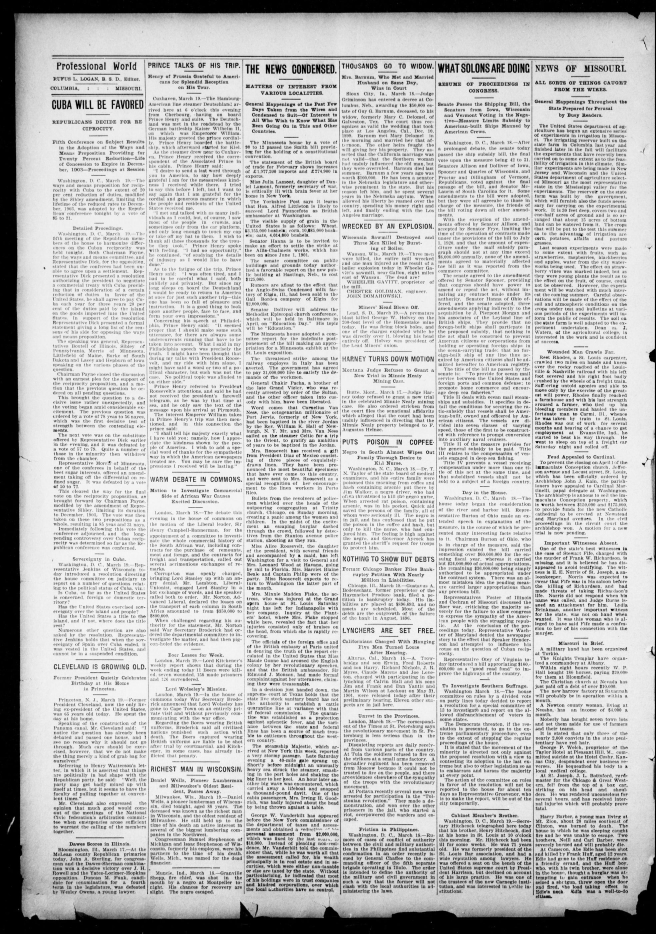
#> input picture prototypes/S07-slate-ink-contents/assets/src-1902-page.jpg, 1966 x 2800 px (shown at 1/3 size)
$ python -i shot-page.py   (imports and definitions only)
#> lines starting #> are read from the running program, lines starting #| are printed output that depends on the picture
#!/usr/bin/env python3
# -*- coding: utf-8 -*-
"""
shot-page.py — 截图切片 + 基础像素统计（只依赖 Pillow，无其它第三方库）

它只做三件事，全部围绕"证据"：
  1. 把无头 Chrome 的原始截图按目标视口**裁剪**成真实视口大小（去掉 Chrome 窗口多画的那 16/95 px）；
  2. 把整页长图**按视口高切片**成"第 N 屏"；
  3. 对每一屏算平均亮度、R/G/B 均值、出现最多的 3 个颜色及占比，并识别"整屏空白"这种静默失败。

输入 JSON 一律用 utf-8-sig 读：本机 PowerShell 5.1 的 Out-File/Set-Content -Encoding utf8 会写 BOM，
Node 的 JSON.parse 和 python 的 json.load(encoding='utf-8') 都会被那个 BOM 噎住。输出的 JSON 一律无 BOM。

用法示例：
  python shot-page.py --image raw.png --out .shot --prefix S14-1440 \
      --viewport 1440x900 --page-height 3712 --crop 1440x3712 \
      --full-name S14-1440-full.png --stats S14-1440-stats.json
  python shot-page.py --image rawwide.png --out .shot --prefix S14-1440-fold \
      --viewport 1440x900 --crop 1440x900 --fold-name S14-1440-fold.png --no-slice
  python shot-page.py --image full.png --out .shot --prefix X --viewport 1440x900 --stats-only
"""

import argparse
import json
import math
import os
import sys

try:
    from PIL import Image, ImageStat
except Exception as exc:  # 明确的原文报错，不吞
    sys.stderr.write("[shot-page] 无法导入 Pillow：%r\n" % (exc,))
    sys.stderr.write("[shot-page] python=%s\n" % sys.executable)
    raise

# Windows 上 Python 的 stdout 默认按本地代码页编码，中文经管道（Node/spawn）读出来是乱码。
# 强制 UTF-8，谁读都不会花。
# [5 lines not run here, left out]


# ----------------------------------------------------------------------------- 工具

# [29 lines left out: functions read_json_bom_tolerant, write_json_no_bom, parse_wh, not called in this run]


def hexof(rgb):
    return "#%02x%02x%02x" % (rgb[0], rgb[1], rgb[2])


# ----------------------------------------------------------------------------- 统计

def luminance_stats(rgb):
    """全图精确亮度统计（靠 PIL 的 C 级直方图，不做抽样）。"""
    hist = rgb.convert("L").histogram()
    total = sum(hist) or 1
    mean = sum(i * c for i, c in enumerate(hist)) / float(total)
    var = sum(((i - mean) ** 2) * c for i, c in enumerate(hist)) / float(total)
    near_white = sum(hist[248:]) / float(total)      # >=248 视为"近白"
    near_black = sum(hist[:6]) / float(total)
    return {
        "luminanceMean": round(mean, 3),
        "luminanceStdev": round(math.sqrt(var), 3),
        "nearWhiteShare": round(near_white, 6),
        "nearBlackShare": round(near_black, 6),
    }


def color_stats(rgb, max_samples=250000, min_step=1):
    """出现最多的 3 个颜色及占比。

    做法：先用 NEAREST 抽样（不会插值出原图没有的颜色），再精确计数。
    NEAREST 抽样对"主色占比"是无偏的；直接在全图上 getcolors 会吃掉几百 MB。
    """
    w, h = rgb.size
    px = max(1, w * h)
    step = max(min_step, int(math.ceil(math.sqrt(px / float(max_samples)))))
    sw, sh = max(1, w // step), max(1, h // step)
    small = rgb.resize((sw, sh), Image.Resampling.NEAREST)
    cols = small.getcolors(maxcolors=sw * sh) or []
    total = float(sw * sh) or 1.0
    cols.sort(key=lambda t: t[0], reverse=True)
    top = [{"rgb": [c[1][0], c[1][1], c[1][2]], "hex": hexof(c[1]),
            "count": c[0], "share": round(c[0] / total, 6)} for c in cols[:3]]
    return top, {"sampleStep": step, "sampledPixels": sw * sh, "uniqueSampled": len(cols)}


def stat_image(rgb, max_samples=250000, min_step=1):
    st = ImageStat.Stat(rgb)
    out = {
        "width": rgb.size[0],
        "height": rgb.size[1],
        "meanRgb": [round(v, 2) for v in st.mean[:3]],
        "rgbStdev": [round(v, 2) for v in st.stddev[:3]],
    }
    out.update(luminance_stats(rgb))
    top, meta = color_stats(rgb, max_samples=max_samples, min_step=min_step)
    out["top3"] = top
    out["dominant"] = top[0] if top else None
    out["sampling"] = meta
    # "整屏空白" = 亮度几乎无变化且几乎全白/全黑 —— 无头截图的典型静默失败
    out["blank"] = bool(out["luminanceStdev"] < 1.0 and
                        (out["nearWhiteShare"] > 0.995 or out["nearBlackShare"] > 0.995))
    out["uniform"] = bool(out["luminanceStdev"] < 1.0)
    return out


# [206 lines left out: functions file_bytes, main, not called in this run]


# [2 lines not run here, left out]

>>> from PIL import Image
>>> picture = Image.open('../S07-slate-ink-contents/assets/src-1902-page.jpg')
#> picture is the input picture: PIL image 1966x2800 L; min 0, max 255, mean 193.4
>>> result = stat_image(picture)
#> in stat_image, `out = { "width": rgb.size[0], "height": rgb.size[1], "meanRgb": [round..`: out = {'width': 1966, 'height': 2800, 'meanRgb': [193.4], 'rgbStdev': [68.87]}
#> in luminance_stats, `hist = rgb.convert("L").histogram()`: hist = 256 values, max 255735 at index 0, min 1367 at index 12, mean 21503.1
#> in luminance_stats, `total = sum(hist) or 1`: total = 5504800
#> in luminance_stats, `mean = sum(i * c for i, c in enumerate(hist)) / float(total)`: mean = 193.4
#> in luminance_stats, `var = sum(((i - mean) ** 2) * c for i, c in enumerate(hist)) / float(t..`: var = 4743.5
#> in luminance_stats, `near_white = sum(hist[248:]) / float(total)      # >=248 视为"近白"`: near_white = 0.0259
#> in luminance_stats, `near_black = sum(hist[:6]) / float(total)`: near_black = 0.0608
#> in color_stats, `small = rgb.resize((sw, sh), Image.Resampling.NEAREST)`:
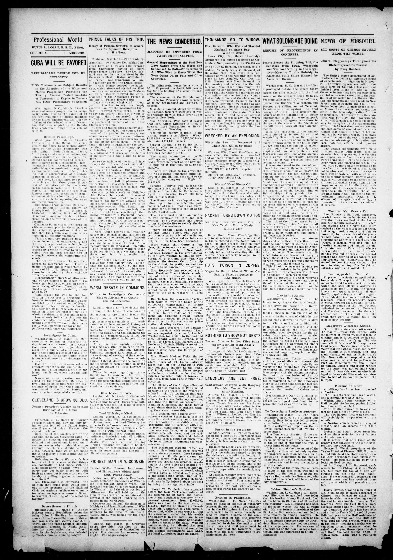
#> small: PIL image 393x560 L; min 0, max 255, mean 193.4
#> in color_stats, `cols = small.getcolors(maxcolors=sw * sh) or []`: cols = 256 pairs, first value 46 to 10111, second value 0 to 255
#> (the run stopped early here; a loop or call above may not have finished)

$ run again, on prototypes/S07-slate-ink-contents/assets/plate-column.jpg
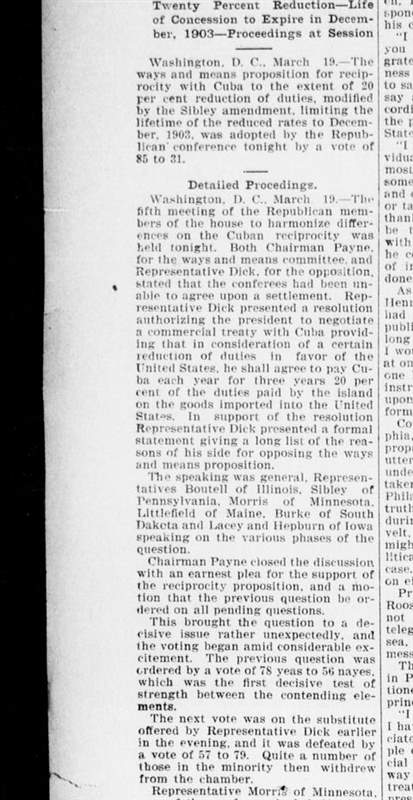
#> input picture prototypes/S07-slate-ink-contents/assets/plate-column.jpg, 413 x 800 px
#> picture is the input picture: PIL image 413x800 RGB; min 0, max 255, mean 193.8
#> out = {'width': 413, 'height': 800, 'meanRgb': [193.8, 193.8, 193.8], 'rgbStdev': [75.22, 75.22, 75.22]}
#> hist = 256 values, max 31297 at index 0, min 5 at index 25, mean 1290.6
#> in luminance_stats, `total = sum(hist) or 1`: total = 330400
#> mean = 193.8
#> var = 5658.8
#> near_white = 0.044
#> near_black = 0.106
#> in color_stats, `small = rgb.resize((sw, sh), Image.Resampling.NEAREST)`:
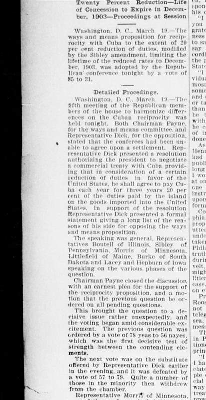
#> small: PIL image 206x400 RGB; min 0, max 255, mean 194.1
#> cols = 255 items
#> in color_stats, `top = [{"rgb": [c[1][0], c[1][1], c[1][2]], "hex": hexof(c[1]), "count..`: top = 3 items
#> in stat_image, `top, meta = color_stats(rgb, max_samples=max_samples, min_step=min_step)`: meta = {'sampleStep': 2, 'sampledPixels': 82400, 'uniqueSampled': 255}
#> result = 13 items

$ run again, on prototypes/S07-slate-ink-contents/assets/plate-detail.jpg
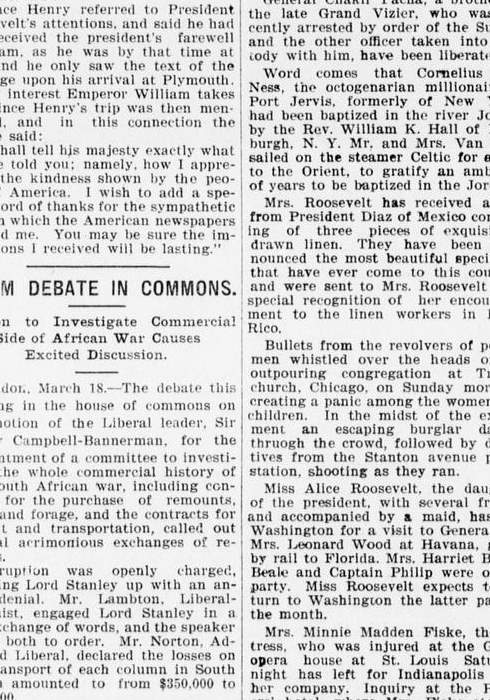
#> input picture prototypes/S07-slate-ink-contents/assets/plate-detail.jpg, 490 x 700 px
#> picture is the input picture: PIL image 490x700 RGB; min 0, max 255, mean 210.5
#> out = {'width': 490, 'height': 700, 'meanRgb': [210.5, 210.5, 210.5], 'rgbStdev': [53.63, 53.63, 53.63]}
#> hist = 256 values, max 16355 at index 242, min 36 at index 2, mean 1339.8
#> in luminance_stats, `total = sum(hist) or 1`: total = 343000
#> mean = 210.5
#> var = 2876.5
#> near_white = 0.111
#> near_black = 0.00151
#> in color_stats, `small = rgb.resize((sw, sh), Image.Resampling.NEAREST)`:
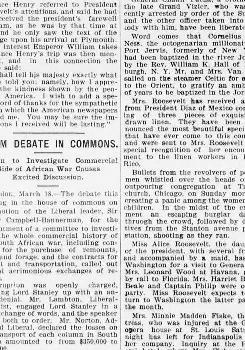
#> small: PIL image 245x350 RGB; min 0, max 255, mean 210.6
#> cols = 256 items
#> in color_stats, `top = [{"rgb": [c[1][0], c[1][1], c[1][2]], "hex": hexof(c[1]), "count..`: top = 3 items
#> in stat_image, `top, meta = color_stats(rgb, max_samples=max_samples, min_step=min_step)`: meta = {'sampleStep': 2, 'sampledPixels': 85750, 'uniqueSampled': 256}
#> result = 13 items

$ run again, on prototypes/S07-slate-ink-contents/assets/plate-gravure.jpg
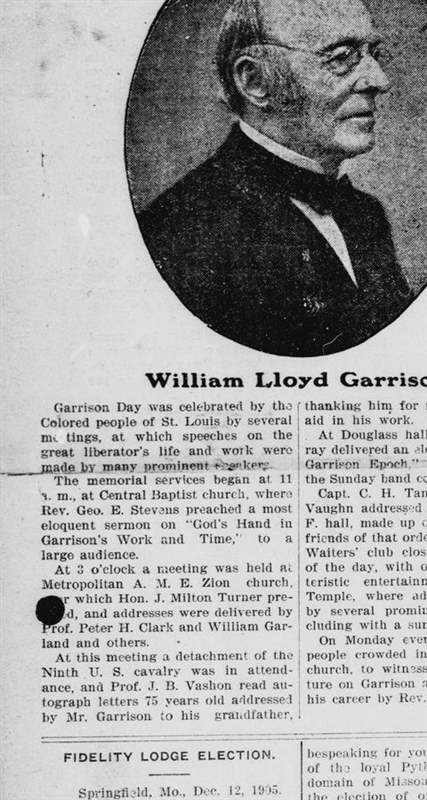
#> input picture prototypes/S07-slate-ink-contents/assets/plate-gravure.jpg, 427 x 800 px
#> picture is the input picture: PIL image 427x800 RGB; min 0, max 255, mean 164.9
#> out = {'width': 427, 'height': 800, 'meanRgb': [164.9, 164.9, 164.9], 'rgbStdev': [72.07, 72.07, 72.07]}
#> hist = 256 values, max 10964 at index 216, min 7 at index 254, mean 1334.4
#> in luminance_stats, `total = sum(hist) or 1`: total = 341600
#> mean = 164.9
#> var = 5193.7
#> near_white = 0.000556
#> near_black = 0.00306
#> in color_stats, `small = rgb.resize((sw, sh), Image.Resampling.NEAREST)`:
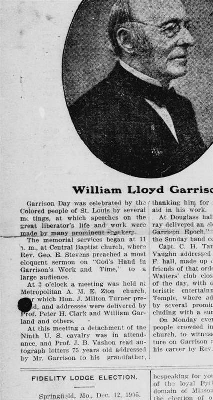
#> small: PIL image 213x400 RGB; min 0, max 255, mean 164.9
#> cols = 255 items
#> in color_stats, `top = [{"rgb": [c[1][0], c[1][1], c[1][2]], "hex": hexof(c[1]), "count..`: top = 3 items
#> in stat_image, `top, meta = color_stats(rgb, max_samples=max_samples, min_step=min_step)`: meta = {'sampleStep': 2, 'sampledPixels': 85200, 'uniqueSampled': 255}
#> result = 13 items
